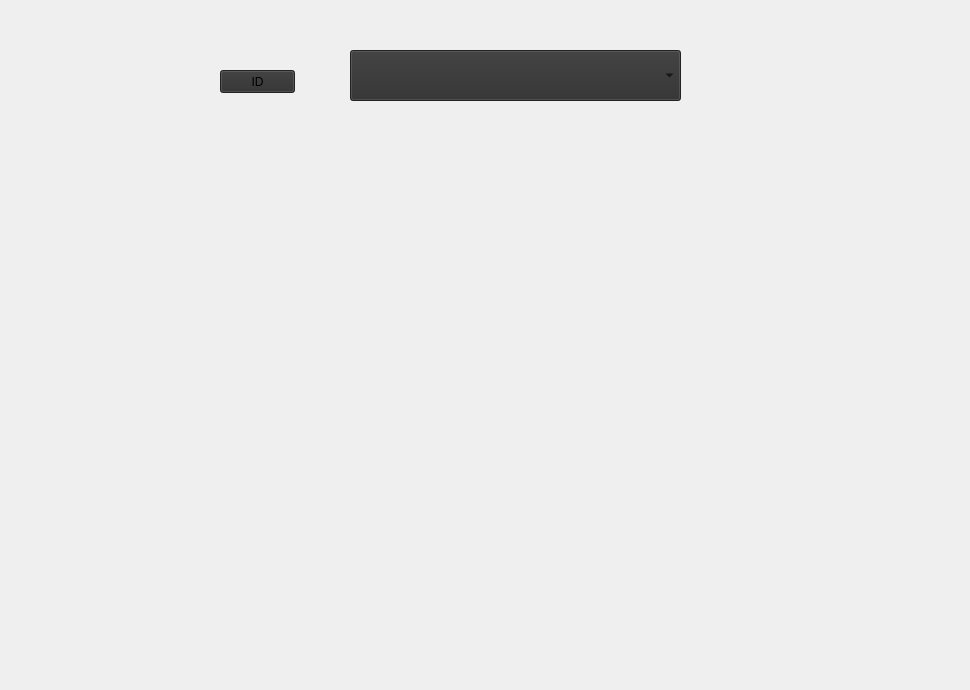
     <widget class="QWidget" name="widget_7">
      <property name="styleSheet">
       <string notr="true">background-image:url(:/ajou-modf-four)


</string>
      </property>
      <widget class="QLineEdit" name="nom_4">
       <property name="geometry">
        <rect>
         <x>352</x>
         <y>270</y>
         <width>331</width>
         <height>31</height>
        </rect>
       </property>
       <property name="styleSheet">
        <string notr="true">background:transparent;
border:none;</string>
       </property>
      </widget>
      <widget class="QLineEdit" name="tel_2">
       <property name="geometry">
        <rect>
         <x>350</x>
         <y>380</y>
         <width>331</width>
         <height>31</height>
        </rect>
       </property>
       <property name="styleSheet">
        <string notr="true">background:transparent;
border:none;</string>
       </property>
      </widget>
      <widget class="QLineEdit" name="adresse_2">
       <property name="geometry">
        <rect>
         <x>350</x>
         <y>480</y>
         <width>331</width>
         <height>31</height>
        </rect>
       </property>
       <property name="styleSheet">
        <string notr="true">background:transparent;
border:none;</string>
       </property>
      </widget>
      <widget class="QPushButton" name="doneF_2">
       <property name="geometry">
        <rect>
         <x>770</x>
         <y>630</y>
         <width>75</width>
         <height>51</height>
        </rect>
       </property>
       <property name="styleSheet">
        <string notr="true">background:transparent;
border:none;
</string>
       </property>
       <property name="text">
        <string/>
       </property>
      </widget>
      <widget class="QPushButton" name="precF_3">
       <property name="geometry">
        <rect>
         <x>870</x>
         <y>630</y>
         <width>91</width>
         <height>51</height>
        </rect>
       </property>
       <property name="styleSheet">
        <string notr="true">QPushButton{
background:transparent;
border:none;
}
QPushButton:Hover{
border-color:rgb(0, 99, 148);
border-style:inset;
border-width:4px;
background-color: rgba(255, 255, 255,25%);

}</string>
       </property>
       <property name="text">
        <string/>
       </property>
      </widget>
      <widget class="QLineEdit" name="id_4">
       <property name="geometry">
        <rect>
         <x>350</x>
         <y>130</y>
         <width>331</width>
         <height>31</height>
        </rect>
       </property>
       <property name="styleSheet">
        <string notr="true">background:transparent;
border:none;</string>
       </property>
      </widget>
      <widget class="QComboBox" name="idd">
       <property name="geometry">
        <rect>
         <x>350</x>
         <y>50</y>
         <width>331</width>
         <height>51</height>
        </rect>
       </property>
       <property name="styleSheet">
        <string notr="true">background: #2F2F2F</string>
       </property>
      </widget>
      <widget class="QPushButton" name="iddd">
       <property name="geometry">
        <rect>
         <x>220</x>
         <y>70</y>
         <width>75</width>
         <height>23</height>
        </rect>
       </property>
       <property name="styleSheet">
        <string notr="true">background: #2F2F2F</string>
       </property>
       <property name="text">
        <string>ID</string>
       </property>
      </widget>
     </widget>
